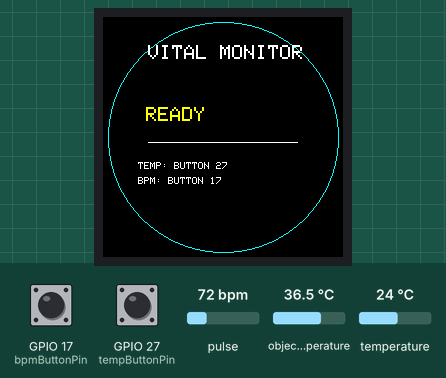
Simulated run of this sketch. Board: ESP32. On the bench: 240×240 colour display. The test bench sets the inputs (shaded band); at power-on: GPIO 17 (bpmButtonPin) HIGH, GPIO 27 (tempButtonPin) HIGH, pulse 72 bpm, object temperature 36.5 °C, temperature 24 °C. What the sketch prints to the serial monitor is not drawn.

Above: at 2.0 s.
2.1 s: GPIO 17 (bpmButtonPin) pulled LOW for 0.15 s
At 3.5 s:
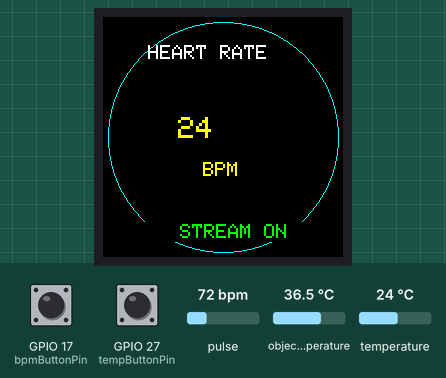
5.2 s: GPIO 27 (tempButtonPin) pulled LOW for 0.15 s
At 7.3 s:
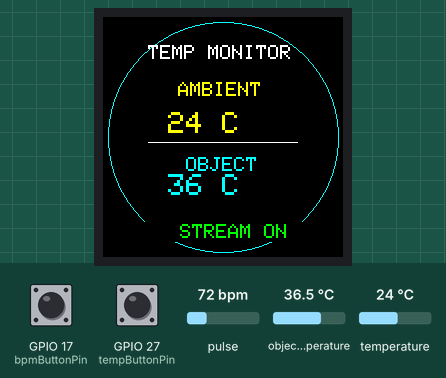
7.8 s: GPIO 27 (tempButtonPin) pulled LOW for 1 s
At 9.1 s:
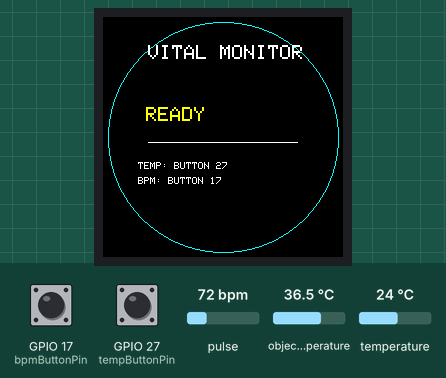
10.3 s: GPIO 17 (bpmButtonPin) pulled LOW for 1 s
At 11.1 s:
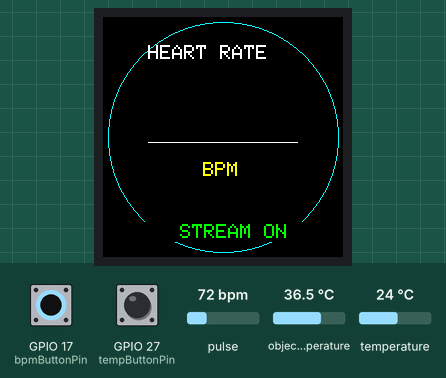
13.8 s: GPIO 17 (bpmButtonPin) pulled LOW for 0.15 s
At 15.1 s:
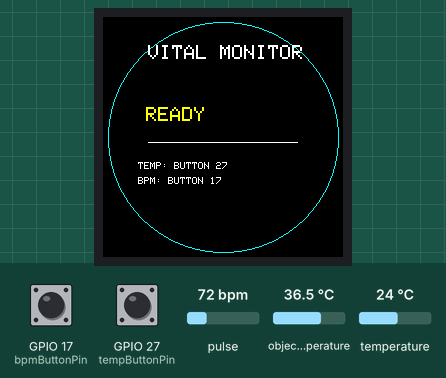
15.4 s: GPIO 27 (tempButtonPin) pulled LOW for 3.2 s
At 16.2 s:
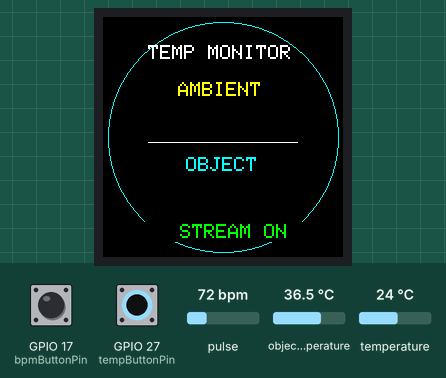
Timing chart, 0 to 18.4 s (numbered marks = the images above; inputs shaded):
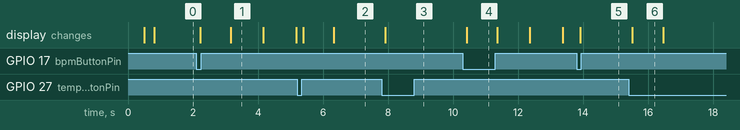

Measured:
- after the input at 2.1 s, the display: first changes after 0.13 s (image 1 shows a later state)
- after the input at 5.2 s, the display: first changes after 0.19 s (image 2 shows a later state)
- after the input at 7.8 s, the display: changes after 0.12 s (image 3)
- after the input at 10.3 s, the display: changes after 0.13 s (image 4)
- after the input at 13.8 s, the display: changes after 0.12 s (image 5)
- after the input at 15.4 s, the display: changes after 0.12 s (image 6)
- what the display in image 1 shows lasts 1.0 s, from 3.2 s to 4.2 s

The sketch:

ESP32_Code.ino
```cpp
#include <SPI.h>
#include <Wire.h>
#include <ArduinoJson.h>
#include <Adafruit_GFX.h>
#include <Adafruit_GC9A01A.h>
#include <Adafruit_MLX90614.h>
#include "MAX30105.h"
#include "heartRate.h"

// ================= DISPLAY =================
#define TFT_CS   5
#define TFT_DC   4
#define TFT_RST  16
Adafruit_GC9A01A tft(TFT_CS, TFT_DC, TFT_RST);

// ================= I2C SENSORS =================
#define SDA_PIN 21
#define SCL_PIN 22
Adafruit_MLX90614 mlx = Adafruit_MLX90614();
MAX30105 particleSensor;
bool mlxAvailable = false;
bool maxAvailable = false;

// ================= BUTTONS =================
const int tempButtonPin = 27;
const int bpmButtonPin = 17;
const unsigned long debounceDelay = 50;

struct ButtonState {
  int pin;
  int stableState;
  int lastReading;
  unsigned long lastDebounceTime;
};
ButtonState tempButton = {tempButtonPin, HIGH, HIGH, 0};
ButtonState bpmButton  = {bpmButtonPin, HIGH, HIGH, 0};

// ================= MODES =================
enum MonitorMode { MODE_IDLE, MODE_TEMP, MODE_BPM };
MonitorMode activeMode = MODE_IDLE;
bool transmitting = false;

// ================= TIMING =================
unsigned long lastSendTime = 0;
const unsigned long sendInterval = 1000;

// ================= BPM CALCULATION =================
const byte RATE_SIZE = 4;
byte rates[RATE_SIZE] = {0};
byte rateSpot = 0;
long lastBeat = 0;
float currentBPM = 0;
int averageBPM = 0;
bool fingerPresent = false;

// ================= BUTTON DEBOUNCE =================
bool wasPressed(ButtonState &button) {
  if (millis() < 2000) return false; // 2-second startup lockout

  int reading = digitalRead(button.pin);
  if (reading != button.lastReading) {
    button.lastDebounceTime = millis();
  }
  if ((millis() - button.lastDebounceTime) > debounceDelay) {
    if (reading != button.stableState) {
      button.stableState = reading;
      if (button.stableState == LOW) {
        button.lastReading = reading;
        return true;
      }
    }
  }
  button.lastReading = reading;
  return false;
}

void resetBPMValues() {
  for (byte i = 0; i < RATE_SIZE; i++) rates[i] = 0;
  rateSpot = 0;
  lastBeat = 0;
  currentBPM = 0;
  averageBPM = 0;
  fingerPresent = false;
}

// ================= DISPLAY =================
void drawFrame(const char *heading) {
  tft.fillScreen(GC9A01A_BLACK);
  tft.drawCircle(120, 120, 115, GC9A01A_CYAN);
  tft.setTextColor(GC9A01A_WHITE);
  tft.setTextSize(2);
  tft.setCursor(45, 28);
  tft.println(heading);
  tft.drawFastHLine(45, 125, 150, GC9A01A_WHITE);
}

void drawIdleScreen() {
  drawFrame("VITAL MONITOR");
  tft.setTextColor(GC9A01A_YELLOW);
  tft.setTextSize(2);
  tft.setCursor(43, 90);
  tft.println("READY");
  tft.setTextSize(1);
  tft.setTextColor(GC9A01A_WHITE);
  tft.setCursor(35, 145);
  tft.println("TEMP: BUTTON 27");
  tft.setCursor(35, 160);
  tft.println("BPM: BUTTON 17");
}

void drawTempDashboard() {
  drawFrame("TEMP MONITOR");
  tft.setTextColor(GC9A01A_YELLOW);
  tft.setCursor(75, 65);
  tft.println("AMBIENT");
  tft.setTextColor(GC9A01A_CYAN);
  tft.setCursor(83, 140);
  tft.println("OBJECT");
  updateStatus();
}

void drawBPMDashboard() {
  drawFrame("HEART RATE");
  // Removed "AVERAGE" text per request; only showing BPM number and label
  tft.setTextColor(GC9A01A_YELLOW);
  tft.setTextSize(2);
  tft.setCursor(100, 145);
  tft.println("BPM");
  updateStatus();
}

void updateStatus() {
  tft.fillRect(35, 205, 170, 20, GC9A01A_BLACK);
  tft.setTextSize(2);
  if (transmitting) {
    tft.setTextColor(GC9A01A_GREEN);
    tft.setCursor(77, 207);
    tft.print("STREAM ON");
  } else {
    tft.setTextColor(GC9A01A_RED);
    tft.setCursor(77, 207);
    tft.print("STREAM OFF");
  }
}

void updateTemperature(int ambient, int objectTemp) {
  char ambientText[16], objectText[16];
  snprintf(ambientText, sizeof(ambientText), "%d C", ambient);
  snprintf(objectText, sizeof(objectText), "%d C", objectTemp);
  tft.fillRect(45, 92, 150, 30, GC9A01A_BLACK);
  tft.setTextColor(GC9A01A_YELLOW);
  tft.setTextSize(3);
  tft.setCursor(65, 95);
  tft.print(ambientText);
  tft.fillRect(45, 155, 150, 35, GC9A01A_BLACK);
  tft.setTextColor(GC9A01A_CYAN);
  tft.setCursor(65, 157);
  tft.print(objectText);
}

void updateBPM(int bpm) {
  tft.fillRect(45, 98, 150, 35, GC9A01A_BLACK);
  tft.setTextSize(3);
  tft.setTextColor(GC9A01A_YELLOW);
  tft.setCursor(75, 100);
  if (bpm <= 0) {
    tft.setTextSize(2);
    tft.setCursor(60, 105);
    tft.print("NO FINGER");
  } else {
    tft.printf("%d", bpm);
  }
}

void showSummary(JsonObject summary) {
  const char *modeText = summary["mode"] | "TEMP";
  bool isBPM = (strcmp(modeText, "BPM") == 0);
  tft.fillScreen(GC9A01A_BLACK);
  tft.drawCircle(120, 120, 115, GC9A01A_CYAN);
  tft.setTextColor(GC9A01A_WHITE);
  tft.setTextSize(2);
  tft.setCursor(50, 15);
  tft.print(isBPM ? "BPM SUMMARY" : "TEMP SUMMARY");

  const char *unit = isBPM ? " BPM" : " C";
  tft.setTextColor(GC9A01A_YELLOW);
  tft.setCursor(25, 45);
  tft.printf("AVG: %.1f%s", summary["average"].as<float>(), unit);

  // Display threshold status / medical statement on screen
  const char *statusMsg = summary["status_message"] | "";
  tft.setTextSize(1);
  tft.setTextColor(GC9A01A_GREEN);
  tft.setCursor(25, 80);
  tft.println(statusMsg);

  tft.setTextColor(GC9A01A_CYAN);
  tft.setCursor(25, 110);
  tft.printf("MIN: %.1f%s", summary["minimum"].as<float>(), unit);
  tft.setCursor(25, 130);
  tft.printf("MAX: %.1f%s", summary["maximum"].as<float>(), unit);

  tft.setTextColor(GC9A01A_WHITE);
  tft.setCursor(25, 160);
  tft.printf("Samples: %d", summary["sample_count"].as<int>());

  tft.setTextSize(1);
  tft.setCursor(25, 195);
  tft.setTextColor(GC9A01A_RED);
  tft.print(isBPM ? "HOBBY SENSOR - NOT MEDICAL" : "SURFACE TEMP - NOT MEDICAL");
}

// ================= SERIAL RECEIVE =================
void checkSerialCommands() {
  static String incomingLine = "";
  while (Serial.available()) {
    char c = (char)Serial.read();
    if (c == '\n') {
      incomingLine.trim();
      if (incomingLine.startsWith("SUMMARY,")) {
        String json = incomingLine.substring(8);
        DynamicJsonDocument doc(1024);
        DeserializationError error = deserializeJson(doc, json);
        if (!error && !doc["summary"].isNull() && !transmitting) {
          showSummary(doc["summary"].as<JsonObject>());
        }
      }
      incomingLine = "";
    } else if (c != '\r' && incomingLine.length() < 1500) {
      incomingLine += c;
    }
  }
}

// ================= MODE CONTROL =================
void stopStreaming() {
  if (!transmitting) return;
  transmitting = false;
  activeMode = MODE_IDLE;
  Serial.println("STREAM,OFF");
  drawIdleScreen();
}

void startMode(MonitorMode selectedMode) {
  if (transmitting && activeMode == selectedMode) {
    stopStreaming();
    return;
  }

  if (selectedMode == MODE_TEMP && !mlxAvailable) {
    tft.fillScreen(GC9A01A_BLACK);
    tft.setTextColor(GC9A01A_RED);
    tft.setTextSize(2);
    tft.setCursor(35, 90);
    tft.println("MLX90614 ERROR");
    tft.setTextSize(1);
    tft.setCursor(25, 120);
    tft.println("Check I2C wiring");
    return;
  }

  if (selectedMode == MODE_BPM && !maxAvailable) {
    tft.fillScreen(GC9A01A_BLACK);
    tft.setTextColor(GC9A01A_RED);
    tft.setTextSize(2);
    tft.setCursor(25, 90);
    tft.println("MAX30102 ERROR");
    tft.setTextSize(1);
    tft.setCursor(25, 120);
    tft.println("Check I2C wiring");
    return;
  }

  if (transmitting) stopStreaming();

  activeMode = selectedMode;
  transmitting = true;
  lastSendTime = millis();

  if (activeMode == MODE_TEMP) {
    drawTempDashboard();
    Serial.println("STREAM,TEMP,ON");
  } else {
    resetBPMValues();
    drawBPMDashboard();
    Serial.println("STREAM,BPM,ON");
  }
}

// ================= SETUP =================
void setup() {
  Serial.begin(115200);
  delay(500);

  tft.begin();
  tft.setRotation(0);

  pinMode(tempButtonPin, INPUT_PULLUP);
  pinMode(bpmButtonPin, INPUT_PULLUP);

  Wire.begin(SDA_PIN, SCL_PIN);
  Wire.setClock(100000);
  delay(100);

  mlxAvailable = mlx.begin();
  maxAvailable = particleSensor.begin(Wire, I2C_SPEED_STANDARD);

  if (maxAvailable) {
    particleSensor.setup();
    particleSensor.setPulseAmplitudeRed(0x0A);
    particleSensor.setPulseAmplitudeGreen(0);
  }

  transmitting = false;
  activeMode = MODE_IDLE;
  drawIdleScreen();

  Serial.println("ESP32_READY");
  Serial.printf("MLX90614,%s\n", mlxAvailable ? "OK" : "ERROR");
  Serial.printf("MAX30102,%s\n", maxAvailable ? "OK" : "ERROR");
}

// ================= MAIN LOOP =================
void loop() {
  if (wasPressed(tempButton)) startMode(MODE_TEMP);
  if (wasPressed(bpmButton)) startMode(MODE_BPM);
  checkSerialCommands();

  if (transmitting && activeMode == MODE_TEMP && millis() - lastSendTime >= sendInterval) {
    lastSendTime = millis();
    float ambF = mlx.readAmbientTempC();
    float objF = mlx.readObjectTempC();

    if (!isnan(ambF) && !isnan(objF) && ambF > -40 && objF < 150) {
      int ambientTemp = (int)round(ambF);
      int objectTemp = (int)round(objF);
      updateTemperature(ambientTemp, objectTemp);
      Serial.printf("TEMP,%d,%d\n", ambientTemp, objectTemp);
    }
  }

  if (transmitting && activeMode == MODE_BPM) {
    long irValue = particleSensor.getIR();

    if (irValue < 5000) {
      fingerPresent = false;
      resetBPMValues();
    } else {
      fingerPresent = true;
      if (checkForBeat(irValue) == true) {
        long now = millis();
        long delta = now - lastBeat;
        lastBeat = now;
        currentBPM = 60.0 / (delta / 1000.0);
        if (currentBPM < 255 && currentBPM > 20) {
          rates[rateSpot++] = (byte)currentBPM;
          rateSpot %= RATE_SIZE;
          int sum = 0;
          for (byte x = 0; x < RATE_SIZE; x++) sum += rates[x];
          averageBPM = sum / RATE_SIZE;
        }
      }
    }

    if (millis() - lastSendTime >= sendInterval) {
      lastSendTime = millis();
      if (!fingerPresent || averageBPM == 0) {
        updateBPM(0);
        Serial.println("BPM,0");
      } else {
        updateBPM(averageBPM);
        Serial.printf("BPM,%d\n", averageBPM);
      }
    }
  }
}
```
